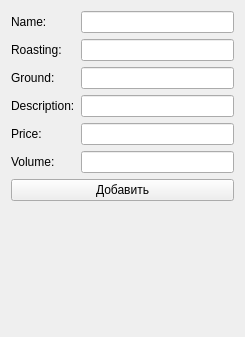
<?xml version="1.0" encoding="UTF-8"?>
<ui version="4.0">
 <class>Form</class>
 <widget class="QWidget" name="Form">
  <property name="geometry">
   <rect>
    <x>0</x>
    <y>0</y>
    <width>245</width>
    <height>337</height>
   </rect>
  </property>
  <property name="windowTitle">
   <string>Form</string>
  </property>
  <layout class="QVBoxLayout" name="verticalLayout">
   <item>
    <layout class="QGridLayout" name="gridLayout">
     <item row="5" column="1">
      <widget class="QLineEdit" name="volumeInput"/>
     </item>
     <item row="4" column="0">
      <widget class="QLabel" name="label_5">
       <property name="text">
        <string>Price:</string>
       </property>
      </widget>
     </item>
     <item row="0" column="0">
      <widget class="QLabel" name="label">
       <property name="text">
        <string>Name:</string>
       </property>
      </widget>
     </item>
     <item row="3" column="0">
      <widget class="QLabel" name="label_4">
       <property name="text">
        <string>Description:</string>
       </property>
      </widget>
     </item>
     <item row="3" column="1">
      <widget class="QLineEdit" name="descriptionInput"/>
     </item>
     <item row="1" column="0">
      <widget class="QLabel" name="label_2">
       <property name="text">
        <string>Roasting:</string>
       </property>
      </widget>
     </item>
     <item row="5" column="0">
      <widget class="QLabel" name="label_6">
       <property name="text">
        <string>Volume:</string>
       </property>
      </widget>
     </item>
     <item row="0" column="1">
      <widget class="QLineEdit" name="nameInput"/>
     </item>
     <item row="2" column="0">
      <widget class="QLabel" name="label_3">
       <property name="text">
        <string>Ground:</string>
       </property>
      </widget>
     </item>
     <item row="4" column="1">
      <widget class="QLineEdit" name="priceInput"/>
     </item>
     <item row="2" column="1">
      <widget class="QLineEdit" name="groundInput"/>
     </item>
     <item row="1" column="1">
      <widget class="QLineEdit" name="roastingInput"/>
     </item>
    </layout>
   </item>
   <item>
    <widget class="QPushButton" name="addButton">
     <property name="text">
      <string>Добавить</string>
     </property>
    </widget>
   </item>
   <item>
    <widget class="QLabel" name="statusBar">
     <property name="text">
      <string/>
     </property>
    </widget>
   </item>
  </layout>
 </widget>
 <resources/>
 <connections/>
</ui>
